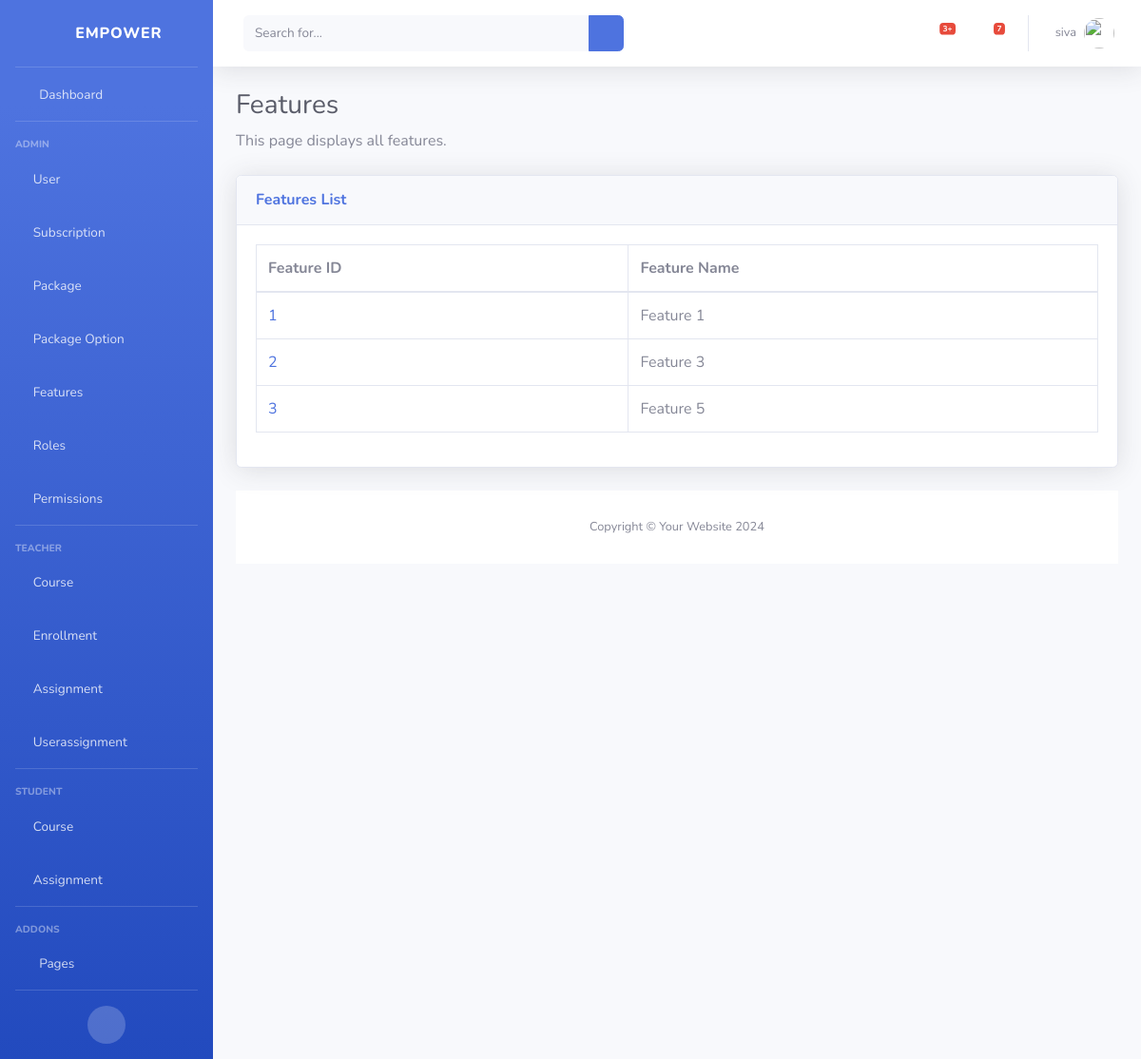
The app's page /features/ (signed in), older data.
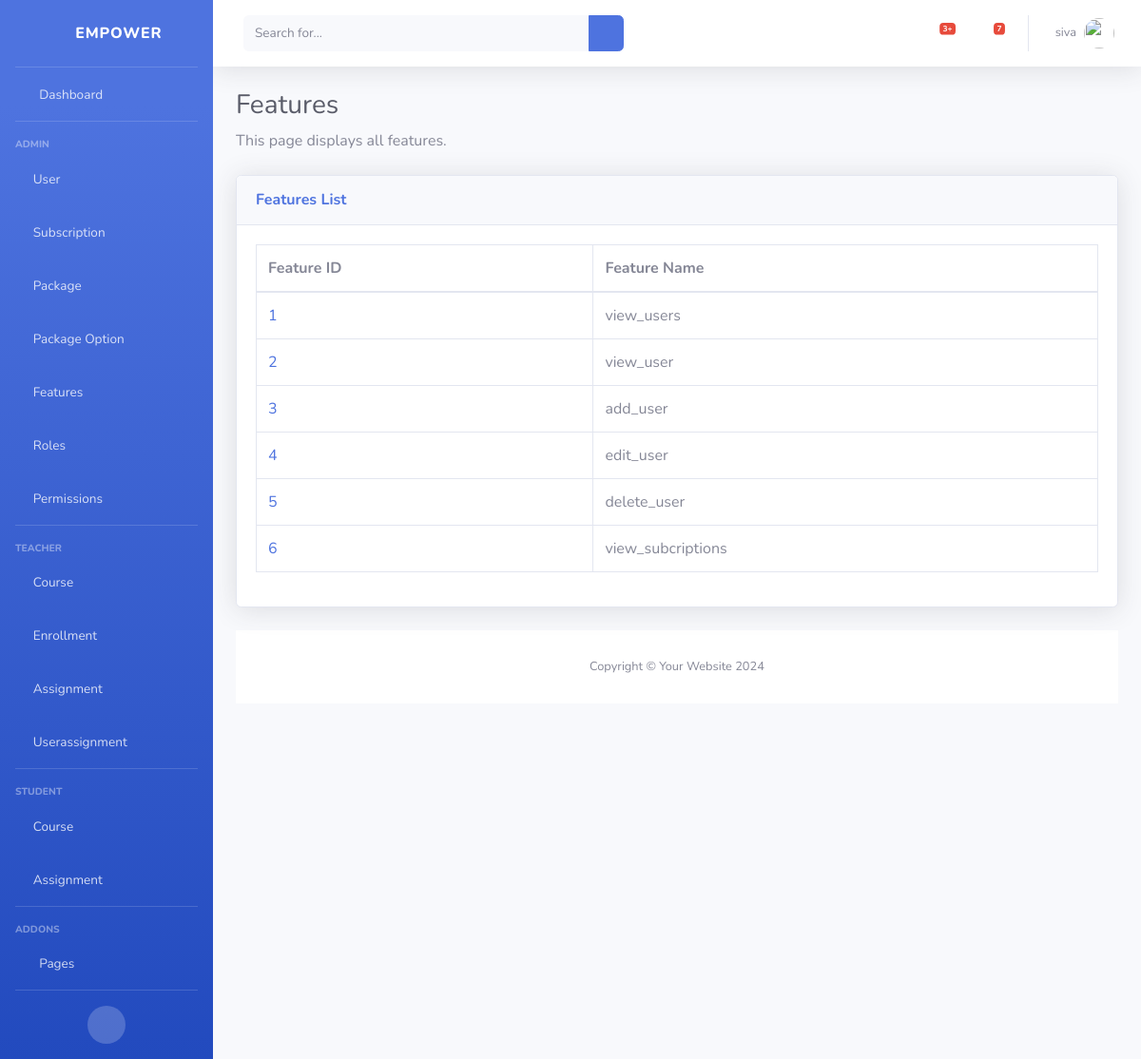
The same page, newer data.
### classRoom/models.py (models this page shows)
class Feature(models.Model):
    id = models.AutoField(primary_key=True)
    feature_name = models.CharField(max_length=255, unique=True)

### classRoom/views.py (the view)
# urls.py: path('features/', view_features, name='view_features'),
@login_required
def view_features(request):
    features = Feature.objects.all()
    return render(request, 'features/view_features.html', {'features': features})

### classRoom/templates/features/view_features.html (shortened to what this page needs)
{% extends 'base.html' %}
{% block content %}
{% load static %}
<h1 class="h3 mb-2 text-gray-800">Features</h1>
<p class="mb-4">This page displays all features.</p>
<div class="card shadow mb-4">
    <div class="card-header py-3 d-flex justify-content-between align-items-center">
        <h6 class="m-0 font-weight-bold text-primary">Features List</h6>
        <div class="dropdown no-arrow show">
            <a class="dropdown-toggle" id="dropdownMenuLink" data-toggle="dropdown" aria-haspopup="true"
                aria-expanded="true" style="float: right;">
                <i class="fas fa-ellipsis-v fa-sm fa-fw text-gray-400"></i>
            </a>
        </div>
    </div>
    <div class="card-body">
        <div class="table-responsive">
            <table class="table table-bordered" id="dataTable" width="100%" cellspacing="0">
                <thead>
                    <tr>
                        <th>Feature ID</th>
                        <th>Feature Name</th>
                    </tr>
                </thead>
                <tbody>
                    {% for feature in features %}
                    <tr>
                        <td><a href="{% url 'view_feature' feature.id %}">{{ feature.id }}</a></td>
                        <td>{{ feature.feature_name }}</td>
                    </tr>
                    {% endfor %}
                </tbody>
            </table>
        </div>
    </div>
{% endblock %}

Row changes from the older to the newer data that the page shows:
changed Feature id 1: feature_name "Feature 1" → "view_users"
changed Feature id 2: feature_name "Feature 3" → "view_user"
changed Feature id 3: feature_name "Feature 5" → "add_user"
added Feature: id "4", feature_name "edit_user"
added Feature: id "5", feature_name "delete_user"
added Feature: id "6", feature_name "view_subcriptions"
